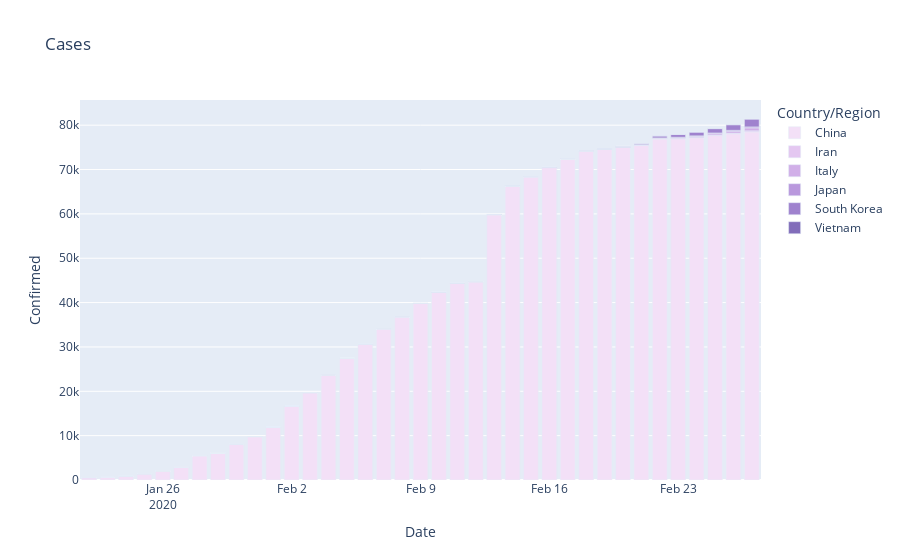
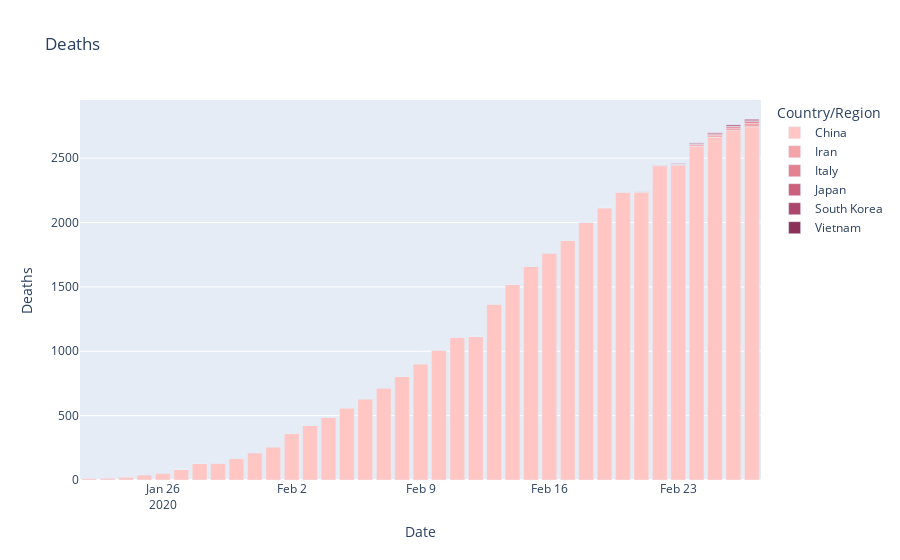

Notebook code for these charts, in order:
### Markdown cell above
## Number of Cases & Deaths over time country-wise

### Code cell
overtime_count_country = df2.groupby(['Country/Region', 'Date'])['Confirmed', 'Deaths', 'Recovered'].sum().reset_index()

fig = px.bar(overtime_count_country, x="Date", y="Confirmed", color='Country/Region', title='Cases', color_discrete_sequence = px.colors.sequential.Purp)
fig.show()

fig = px.bar(overtime_count_country, x="Date", y="Deaths", color='Country/Region', title='Deaths', color_discrete_sequence = px.colors.sequential.Burg)
fig.show()
